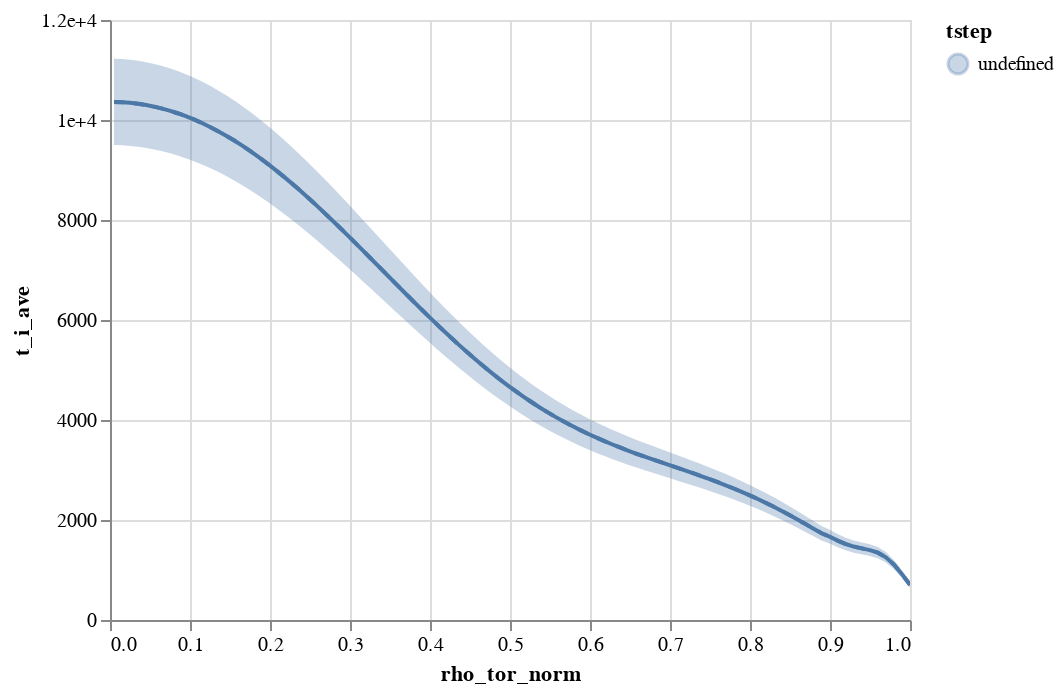

Notebook code for this chart:
### Markdown cell above
And errorband charts:

### Code cell
from duqtools.api import alt_errorband_chart

chart = alt_errorband_chart(
    dataset.isel(time=[0,1,2,3]),
    x='rho_tor_norm',
    y='t_i_ave',
)
chart

### Figure 1 — Vega-Lite specification as saved in the notebook (floating-point values rounded to 4 significant figures; data arrays with more than 128 entries replaced by an {"elided": "..."} marker saying what was removed)
{"config": {"view": {"continuousWidth": 400, "continuousHeight": 300}}, "layer": [{"mark": "line", "encoding": {"color": {"field": "tstep", "type": "nominal"}, "x": {"field": "rho_tor_norm", "type": "quantitative"}, "y": {"aggregate": "mean", "axis": {"format": ".4~g"}, "field": "t_i_ave", "scale": {"domain": [0, 11230.0]}, "type": "quantitative"}}, "selection": {"time": {"type": "single", "fields": ["slider"], "bind": {"input": "range", "max": 3.0, "min": 0, "step": 1}, "init": {"slider": 0}}, "selector008": {"type": "interval", "bind": "scales", "encodings": ["x", "y"]}}, "transform": [{"filter": {"selection": "time"}}]}, {"mark": {"type": "errorband", "extent": "stdev", "interpolate": "linear"}, "encoding": {"color": {"field": "tstep", "type": "nominal"}, "x": {"field": "rho_tor_norm", "type": "quantitative"}, "y": {"field": "t_i_ave", "type": "quantitative"}}, "selection": {"time": {"type": "single", "fields": ["slider"], "bind": {"input": "range", "max": 3.0, "min": 0, "step": 1}, "init": {"slider": 0}}, "selector009": {"type": "interval", "bind": "scales", "encodings": ["x", "y"]}}, "transform": [{"filter": {"selection": "time"}}]}, {"mark": {"type": "line", "strokeDash": [5, 5]}, "encoding": {"color": {"field": "tstep", "type": "nominal"}, "x": {"field": "rho_tor_norm", "type": "quantitative"}, "y": {"aggregate": "mean", "field": "t_i_ave", "type": "quantitative"}}, "selection": {"reference": {"type": "single", "fields": ["slider"], "bind": {"input": "range", "max": 3.0, "min": 0, "name": "Reference time index", "step": 1}, "init": {"slider": 0}}, "selector010": {"type": "interval", "bind": "scales", "encodings": ["x", "y"]}}, "transform": [{"filter": {"selection": "reference"}}]}], "data": {"name": "data-005397fc1dc78e1dab153b5dc7f06d45"}, "$schema": "https://vega.github.io/schema/vega-lite/v4.17.0.json", "datasets": {"data-005397fc1dc78e1dab153b5dc7f06d45": {"elided": "1200 records"}}}
